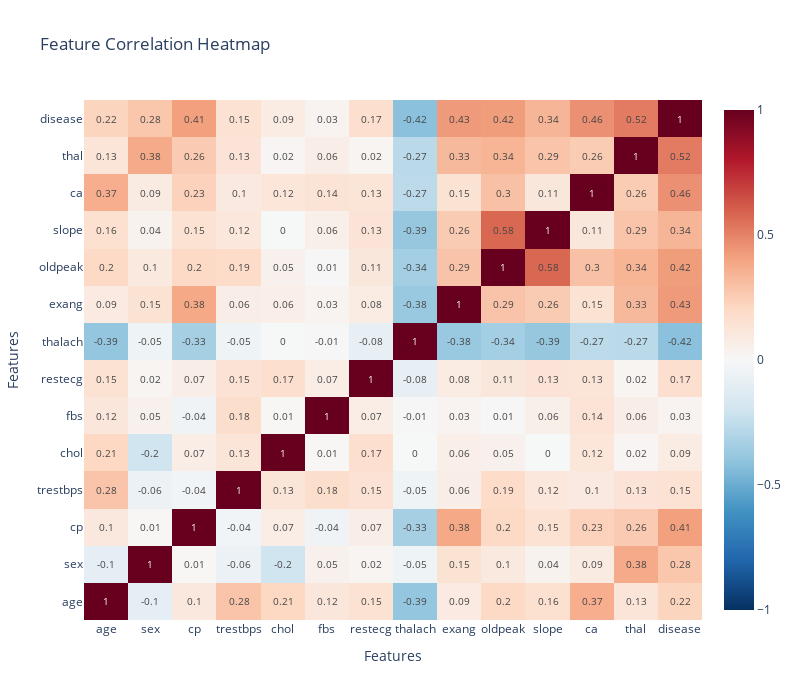

The cell this chart's notebook holds for it:
### Markdown cell above
### Interactive Visualizations (Plotly)

### Code cell
# VISUALIZATION 1: Correlation Heatmap
# Create a copy for visualization (handle missing values first)
df_viz = df.copy()
df_viz['ca'] = df_viz['ca'].fillna(df_viz['ca'].mode()[0])
df_viz['thal'] = df_viz['thal'].fillna(df_viz['thal'].mode()[0])
df_viz['disease'] = (df_viz['target'] > 0).astype(int)  # Binarize for visualization

# Calculate correlation matrix
corr_matrix = df_viz.drop('target', axis=1).corr()

fig = go.Figure(data=go.Heatmap(
    z=corr_matrix.values,
    x=corr_matrix.columns,
    y=corr_matrix.columns,
    colorscale='RdBu_r',
    zmid=0,
    text=np.round(corr_matrix.values, 2),
    texttemplate='%{text}',
    textfont={"size": 10},
    hoverongaps=False
))

fig.update_layout(
    title='Feature Correlation Heatmap',
    width=800,
    height=700,
    xaxis_title='Features',
    yaxis_title='Features'
)

fig.show()

### Figure 1 — Plotly figure (JSON) as saved in the notebook; plotly's stock layout.template omitted (floating-point values rounded to 4 significant figures; data arrays with more than 128 entries replaced by an {"elided": "..."} marker saying what was removed)
{"data": [{"colorscale": [[0, "rgb(5,48,97)"], [0.1, "rgb(33,102,172)"], [0.2, "rgb(67,147,195)"], [0.3, "rgb(146,197,222)"], [0.4, "rgb(209,229,240)"], [0.5, "rgb(247,247,247)"], [0.6, "rgb(253,219,199)"], [0.7, "rgb(244,165,130)"], [0.8, "rgb(214,96,77)"], [0.9, "rgb(178,24,43)"], [1, "rgb(103,0,31)"]], "hoverongaps": false, "text": {"elided": "14x14 float values"}, "textfont": {"size": 10}, "texttemplate": "%{text}", "type": "heatmap", "x": ["age", "sex", "cp", "trestbps", "chol", "fbs", "restecg", "thalach", "exang", "oldpeak", "slope", "ca", "thal", "disease"], "y": ["age", "sex", "cp", "trestbps", "chol", "fbs", "restecg", "thalach", "exang", "oldpeak", "slope", "ca", "thal", "disease"], "z": {"elided": "14x14 float values"}, "zmid": 0}], "layout": {"height": 700, "title": {"text": "Feature Correlation Heatmap"}, "width": 800, "xaxis": {"title": {"text": "Features"}}, "yaxis": {"title": {"text": "Features"}}}}
